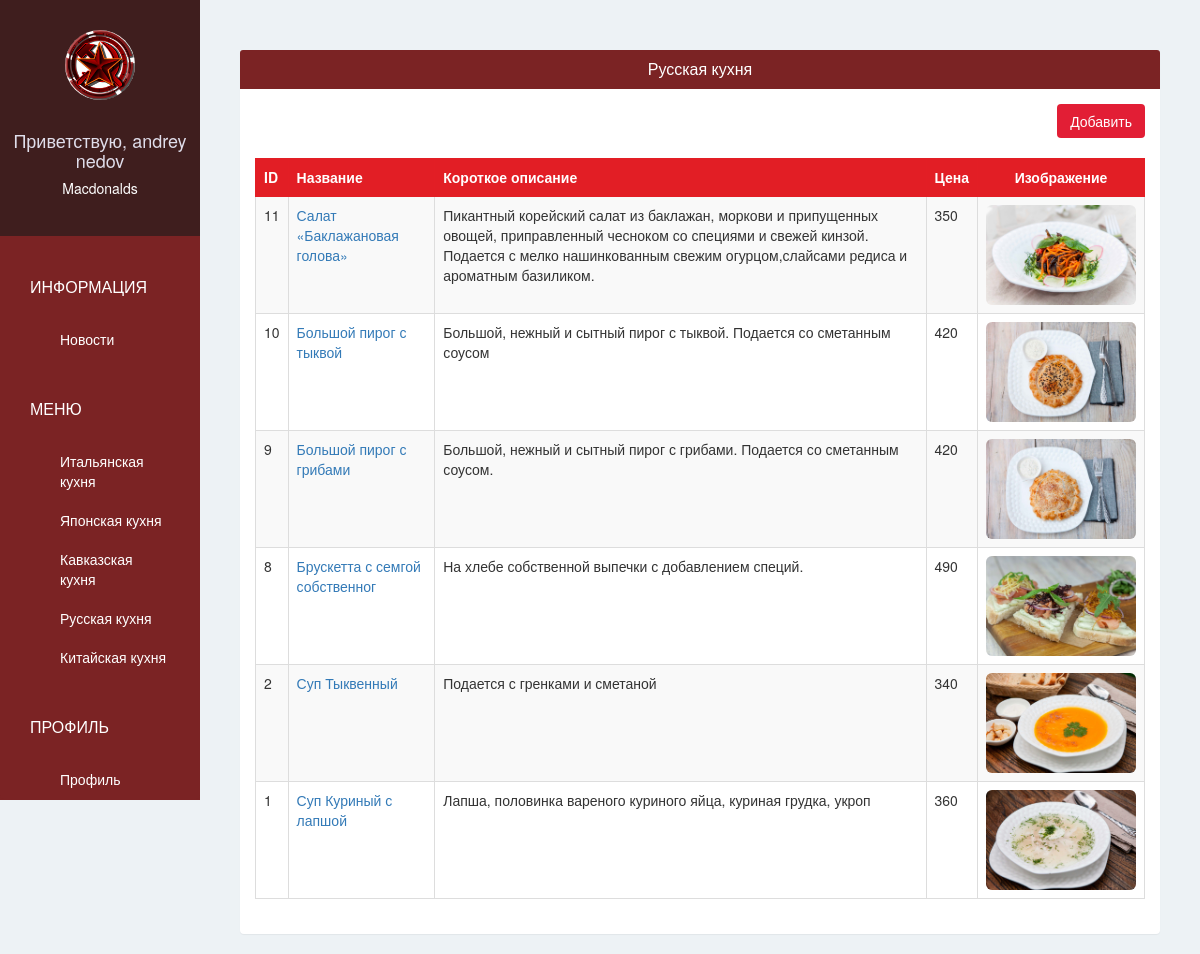
The app's page /pizzashop/russia/ (signed in) with its own data.
### pizzashopapp/models.py (models this page shows, shortened)
class PizzaShop(models.Model):
    owner = models.OneToOneField(User, on_delete=models.CASCADE, related_name='pizzashop')
    name = models.CharField(max_length=100, verbose_name = 'Название')
    phone = models.CharField(max_length=100, verbose_name = 'Телефон')
    address = models.CharField(max_length=100, verbose_name = 'Адрес')
    logo = models.ImageField(upload_to='pizzashop_logo/', blank = False, verbose_name = 'Логотип')

class Russia(models.Model):
    pizzashop = models.ForeignKey(PizzaShop)
    name = models.CharField(max_length=30)
    short_description = models.CharField(max_length=10000)
    image = models.ImageField(upload_to=get_russia_upload_path, blank=False)
    price = models.IntegerField(default=0)

### pizzashopapp/views.py (the view)
# urls.py: url(r'^pizzashop/russia/$', views.pizzashop_russia, name='pizzashop-russia'),
@login_required(login_url='/pizzashop/sign-in/')
def pizzashop_russia(request):
    russias = Russia.objects.filter(pizzashop = request.user.pizzashop).order_by("-id")
    return render(request, 'pizzashop/russia.html', {
        'russias':russias,
    })

### pizzashopapp/templates/pizzashop/russia.html
{% extends 'pizzashop/base.html' %}
{% block page %}
<div class="panel">
  <div class="panel-heading bg-ruby">
    <h4 class="panel-title text-center text-white">
      Русская кухня
    </h4>
  </div>
  <div class="panel-body">
    <div class="text-right">
      <a href="{% url 'pizzashop-add-russia' %}"class="btn btn-red">Добавить</a>
      <br/>
      <br/>
    </div>
    <table class="table table-bordered table-hover table-striped">
      <thead>
        <tr class="bg-red text-white">
          <th>ID</th>
          <th>Название</th>
          <th>Короткое описание</th>
          <th>Цена</th>
          <th class="text-center">Изображение</th>
        </tr>
      </thead>
      <tbody>
        {% for russia in russias %}
          <tr>
            <td scope="row">{{ russia.id }}</td>
            <td><a href="{% url 'pizzashop-edit-russia' russia.id %}">{{ russia.name }}</a></td>
            <td>{{ russia.short_description }}</td>
            <td>{{ russia.price }}</td>
            <td class="text-center"><img class="img-rounded" src="{{ MEDIA_URL }}{{ russia.image }}" width = "150"></td>
          </tr>
        {% endfor %}
      </tbody>
    </table>
  </div>
</div>
{% endblock %}

### pizzashopapp/templates/pizzashop/base.html (shortened to what this page needs)
{% extends 'base.html' %}
{% block sidebar %}
{% url 'pizzashop-pizza' as pizzashop_pizza_url %}
{% url 'pizzashop-account' as pizzashop_account_url %}
  <div class="text-center">
    <img class="img-circle" src="{{ MEDIA_URL }}{{ request.user.pizzashop.logo }}" width="70" height="70" >
    <br/>
    <br/>
    <h4>Приветствую, {{ request.user.get_full_name }}</h4>
    <h5>{{ request.user.pizzashop.name }}</h5>
  </div>
  <div class="list-group">
    <span class="text-uppercase">Информация</span>
    <a href="{% url 'pizzashop-news' %}"
    class="list-group-item {% if request.path ==  pizzashop_news_url %} active {% endif %}">Новости</a>
    <span class="text-uppercase">Меню</span>
    <a href="{% url 'pizzashop-pizza' %}"
    class="list-group-item {% if request.path ==  pizzashop_pizza_url %} active {% endif %}">Итальянская кухня</a>
    <a href="{% url 'pizzashop-sushi' %}"
    class="list-group-item {% if request.path ==  pizzashop_sushi_url %} active {% endif %}">Японская кухня</a>
    <a href="{% url 'pizzashop-kavkaz' %}"
    class="list-group-item {% if request.path ==  pizzashop_kavkaz_url %} active {% endif %}">Кавказская кухня</a>
    <a href="{% url 'pizzashop-russia' %}"
    class="list-group-item {% if request.path ==  pizzashop_russia_url %} active {% endif %}">Русская кухня</a>
    <a href="{% url 'pizzashop-china' %}"
    class="list-group-item {% if request.path ==  pizzashop_china_url %} active {% endif %}">Китайская кухня</a>
    <span class="text-uppercase">Профиль</span>
    <a href="{% url 'pizzashop-account' %}"
    class="list-group-item {% if request.path ==  pizzashop_account_url %} active {% endif %}">Профиль</a>
  </div>
{% endblock %}

### pizzashopapp/static/css/style.css (style rules this page uses)
body { padding-top: 50px; background-color: #EDF2F5; overflow: auto; }
.bg-ruby { background-color: #7B2324; }
.bg-red { background-color: #E21E25; }
.text-white { color: white; }
.btn-red { color: white; background-color: #E21E35; }
.sidebar > div:first-child { padding: 30px 10px; font-weight: bold; font-size: 15px; background-color: #3F1E1E; }
.sidebar > div:first-child > h4 { color: #e0deeb; }
.sidebar > div:first-child > h5 { color: #ffffff; }
.sidebar .list-group { padding: 0; background-color: #7B2324; }
.sidebar .list-group > span { color: white; display: block;; margin-top: 20px; padding: 20px 30px; font-size: 16px; font-weight: 300px; }
.sidebar .list-group .list-group-item, .sidebar .list-group .list-group-item:focus { background-color: #7B2324; color: white; border: 0; padding-left: 60px; padding-right: 30px; }
.content .panel { border: none; }
.table > thead > tr > th, .table > thead > tr > td { vertical-align: middle; }
.table, .table > thead > tr > th { border-color: #E31E25; }

### records on screen
Russia: id "11", name "Салат «Баклажановая голова»", short_description "Пикантный корейский салат из баклажан, моркови и припущенных овощей, приправленный чесноком со специями и свежей кинзой. Подается с мелко нашинкованным свежим огурцом,слайсами редиса и ароматным базиликом.", price "350", image (picture)
Russia: id "10", name "Большой пирог с тыквой", short_description "Большой, нежный и сытный пирог с тыквой. Подается со сметанным соусом", price "420", image (picture)
Russia: id "9", name "Большой пирог с грибами", short_description "Большой, нежный и сытный пирог с грибами. Подается со сметанным соусом.", price "420", image (picture)
Russia: id "8", name "Брускетта с семгой собственног", short_description "На хлебе собственной выпечки с добавлением специй.", price "490", image (picture)
Russia: id "2", name "Суп Тыквенный", short_description "Подается с гренками и сметаной", price "340", image (picture)
Russia: id "1", name "Суп Куриный с лапшой", short_description "Лапша, половинка вареного куриного яйца, куриная грудка, укроп", price "360", image (picture)

### other values on screen
{{ request.user.get_full_name }} "andrey nedov"
{{ request.user.pizzashop.name }} "Macdonalds"
